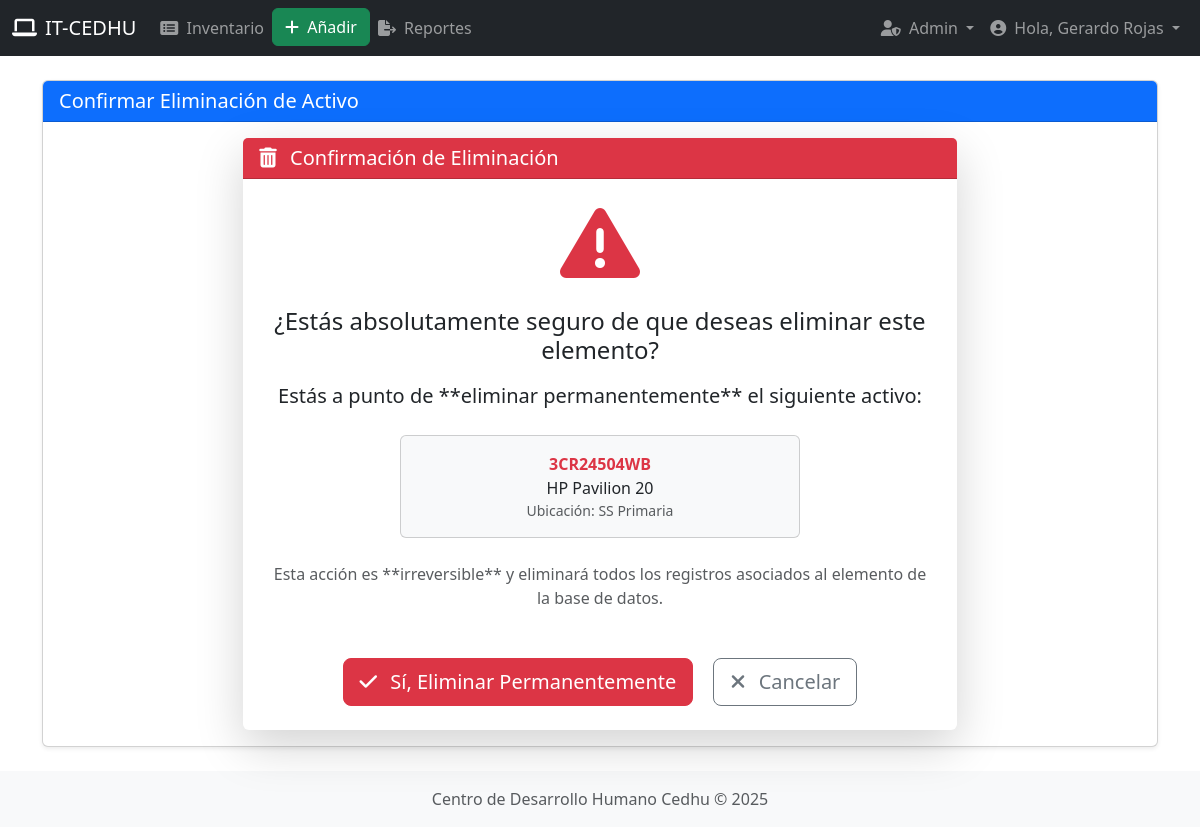
Page /inventario/eliminar/6/ (signed in) on the committed database.
### usuarios/models.py (models this page shows, shortened)
class Usuario(AbstractBaseUser, PermissionsMixin):
    email = models.EmailField(
        verbose_name='Dirección de correo electrónico',
        max_length=255,
        unique=True,
    )
    nombre = models.CharField(max_length=150, blank=False, verbose_name="Nombre")
    apellido = models.CharField(max_length=150, blank=False, verbose_name="Apellido")
    is_staff = models.BooleanField(default=False, verbose_name="Es parte del staff")
    is_active = models.BooleanField(default=True, verbose_name="Está activo")
    is_superuser = models.BooleanField(default=False, verbose_name="Es superusuario")
    is_approved = models.BooleanField(
        default=False,
        verbose_name="Usuario Aprobado",
        help_text="Indica si el usuario ha sido aprobado por un administrador para acceder al sistema."
    )
    date_joined = models.DateTimeField(auto_now_add=True, verbose_name="Fecha de Registro")
    objects = UsuarioManager() # Asigna nuestro Manager personalizado
    USERNAME_FIELD = 'email' # Define el campo que se usa para iniciar sesión
    REQUIRED_FIELDS = [] # No se requieren campos adicionales para la creación
    class Meta:
        verbose_name = 'usuario'
        verbose_name_plural = 'usuarios'
    def get_full_name(self):
        return f"{self.nombre} {self.apellido}".strip()

### inventario/models.py (models this page shows, shortened)
class Elemento(models.Model):
    maneja_cantidad = models.BooleanField(
        default=False,
        verbose_name="¿Maneja Cantidad?",
        help_text="Marcar si este elemento se controla por cantidad (ej: cables, mouse) en lugar de serial único."
    )
    cantidad = models.PositiveIntegerField(
        default=1,
        verbose_name="Cantidad",
        help_text="Cantidad de unidades disponibles (solo si no tiene serial único)."
    )
    tipo_dispositivo = models.ForeignKey(
        TipoDispositivo,
        on_delete=models.PROTECT,
        verbose_name="Tipo de Dispositivo"
    )
    marca = models.CharField(max_length=100, verbose_name="Marca")
    modelo = models.CharField(max_length=100, verbose_name="Modelo")
    serial = models.CharField(
        max_length=150,
        unique=True,
        blank=True,  # Ahora puede estar vacío
        null=True,   # Ahora puede ser NULL
        verbose_name="Número de Serie / Etiqueta de Activo",
        help_text="Identificador único del equipo (opcional si maneja cantidad)."
    )
    localizacion = models.CharField(max_length=150, verbose_name="Localización / Ubicación Física")
    estado = models.ForeignKey(
        EstadoElemento,
        on_delete=models.PROTECT,
        default=1,
        verbose_name="Estado Actual"
    )
    descripcion = models.TextField(blank=True, verbose_name="Especificaciones / Notas")
    fecha_adquisicion = models.DateField(verbose_name="Fecha de Adquisición")
    precio = models.DecimalField(
        max_digits=10,
        decimal_places=2,
        null=True,
        blank=True,
        verbose_name="Costo Adquisición"
    )
    imagen = models.ImageField(
        upload_to=limpiar_nombre_archivo,
        blank=True,
        null=True,
        verbose_name="Foto del Elemento"
    )
    usuario_registro = models.ForeignKey(
        settings.AUTH_USER_MODEL,
        on_delete=models.SET_NULL,
        null=True,
        verbose_name="Registrado Por"
    )
    fecha_registro = models.DateTimeField(auto_now_add=True)
    fecha_actualizacion = models.DateTimeField(auto_now=True)
    class Meta:
        verbose_name = 'Elemento de Inventario'
        verbose_name_plural = 'Elementos de Inventario'
        ordering = ['tipo_dispositivo', 'marca', 'modelo']

### inventario/views.py (the view, shortened to what this page needs)
# urls.py: path('eliminar/<int:pk>/', views.ElementoDeleteView.as_view(), name='eliminar_elemento'),
class ElementoDeleteView(LoginRequiredMixin, DeleteView):
    model = Elemento
    template_name = 'inventario/confirmar_eliminar.html'
    context_object_name = 'elemento'
    success_url = reverse_lazy('inventario:lista_inventario')

### inventario/templates/inventario/confirmar_eliminar.html (shortened to what this page needs)
{% extends "base.html" %}
{% load static %}
{% block header_title %}Confirmar Eliminación de Activo{% endblock %}
{% block content %}
<div class="row justify-content-center">
    <div class="col-lg-8">
        <div class="card shadow-lg border-0 rounded-lg">
            <div class="card-header bg-danger text-white">
                <h5 class="mb-0"><i class="fas fa-trash-alt me-2"></i> Confirmación de Eliminación</h5>
            </div>
            <div class="card-body p-4 text-center">
                <i class="fas fa-exclamation-triangle fa-5x text-danger mb-4"></i>
                <h4 class="mb-3">¿Estás absolutamente seguro de que deseas eliminar este elemento?</h4>
                <p class="lead mb-4">
                    Estás a punto de **eliminar permanentemente** el siguiente activo:
                </p>
                <div class="card bg-light p-3 mb-4 mx-auto" style="max-width: 400px;">
                    <strong class="text-danger">{{ elemento.serial }}</strong>
                    <span>{{ elemento.marca }} {{ elemento.modelo }}</span>
                    <span class="text-muted small">Ubicación: {{ elemento.localizacion }}</span>
                </div>
                <p class="text-muted mb-5">
                    Esta acción es **irreversible** y eliminará todos los registros asociados al elemento de la base de datos.
                </p>
                <form method="post">
                    <button type="submit" class="btn btn-danger btn-lg me-3">
                        <i class="fas fa-check me-2"></i> Sí, Eliminar Permanentemente
                    </button>
                    <a href="{% url 'inventario:ver_elemento' pk=elemento.pk %}" class="btn btn-outline-secondary btn-lg">
                        <i class="fas fa-times me-2"></i> Cancelar
                    </a>
                </form>
            </div>
        </div>
    </div>
</div>
{% endblock %}

### templates/components/navbar.html (shortened to what this page needs)
{% load static %}
<nav class="navbar navbar-expand-lg navbar-dark bg-dark">
    <div class="container-fluid">
        <a class="navbar-brand" href="{% url 'inventario:dashboard' %}">
            <i class="fa-solid fa-laptop me-2"></i>IT-CEDHU
        </a>
        <div class="collapse navbar-collapse" id="navbarNav">
            <ul class="navbar-nav me-auto mb-2 mb-lg-0">
                {% if user.is_authenticated %}
                    <li class="nav-item">
                        <a class="nav-link" href="{% url 'inventario:lista_inventario' %}">
                            <i class="fas fa-list-alt me-1"></i> Inventario
                        </a>
                    </li>
                    <li class="nav-item">
                        <a class="btn btn-success" href="{% url 'inventario:anadir_elemento' %}">
                            <i class="fas fa-plus me-1"></i> Añadir
                        </a>
                    </li>
                    <li class="nav-item">
                        <a class="nav-link" href="{% url 'exportacion:opciones_exportacion' %}">
                            <i class="fas fa-file-export me-1"></i> Reportes
                        </a>
                    </li>
                {% endif %}
            </ul>
            <ul class="navbar-nav ms-auto">
                {% if user.is_authenticated %}
                {% if user.is_staff %}
                        <li class="nav-item dropdown">
                            <a class="nav-link dropdown-toggle" href="#" id="adminDropdown" role="button" data-bs-toggle="dropdown" aria-expanded="false">
                                <i class="fas fa-user-shield me-1"></i> Admin
                            </a>
                        </li>
                    {% endif %}
                    <li class="nav-item dropdown">
                        <a class="nav-link dropdown-toggle" href="#" id="navbarDropdown" role="button" data-bs-toggle="dropdown" aria-expanded="false">
                            <i class="fas fa-user-circle me-1"></i> Hola, {{ user.get_full_name|default:user.email }}
                        </a>
                    </li>
                {% endif %}
            </ul>
        </div>
    </div>
</nav>

### rows in the picture
Usuario: get_full_name "Gerardo Rojas"
Elemento: serial "3CR24504WB", marca "HP", modelo "Pavilion 20", localizacion "SS Primaria"
